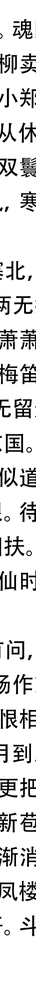
%> input picture CUMCM2013/cumcm2013problems/B/附件1/000.bmp, 36 x 1000 px, shrunk from 72 x 1980 before the run
$ octave dataread.m   (GNU Octave 9; MATLAB toolbox functions it lacks are replaced by stand-ins)
%> lines starting %> are read from the running program, lines starting %| are printed output that depends on the picture
img0=imread('000.bmp');
%> img0 is the input picture: size 1000x36 uint8; min 0, max 255, mean 215.2
img1=imread('001.bmp');
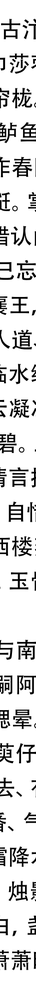
%> input picture CUMCM2013/cumcm2013problems/B/附件1/001.bmp, 36 x 1000 px, shrunk from 72 x 1980 before the run
%> img1 is the input picture: size 1000x36 uint8; min 0, max 255, mean 214.9
img2=imread('002.bmp');
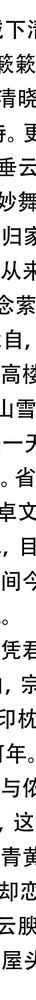
%> input picture CUMCM2013/cumcm2013problems/B/附件1/002.bmp, 36 x 1000 px, shrunk from 72 x 1980 before the run
%> img2 is the input picture: size 1000x36 uint8; min 0, max 255, mean 213.5
img3=imread('003.bmp');
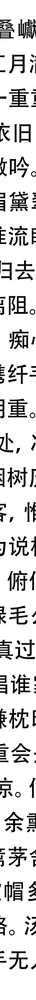
%> input picture CUMCM2013/cumcm2013problems/B/附件1/003.bmp, 36 x 1000 px, shrunk from 72 x 1980 before the run
%> img3 is the input picture: size 1000x36 uint8; min 0, max 255, mean 212.7
img4=imread('004.bmp');
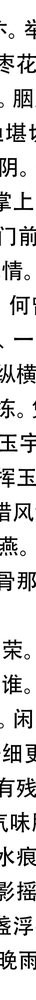
%> input picture CUMCM2013/cumcm2013problems/B/附件1/004.bmp, 36 x 1000 px, shrunk from 72 x 1980 before the run
%> img4 is the input picture: size 1000x36 uint8; min 0, max 255, mean 214.8
img5=imread('005.bmp');
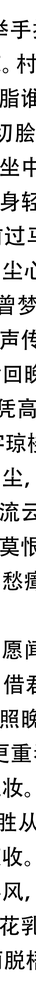
%> input picture CUMCM2013/cumcm2013problems/B/附件1/005.bmp, 36 x 1000 px, shrunk from 72 x 1980 before the run
%> img5 is the input picture: size 1000x36 uint8; min 0, max 255, mean 211.8
%> (the run ends here)
